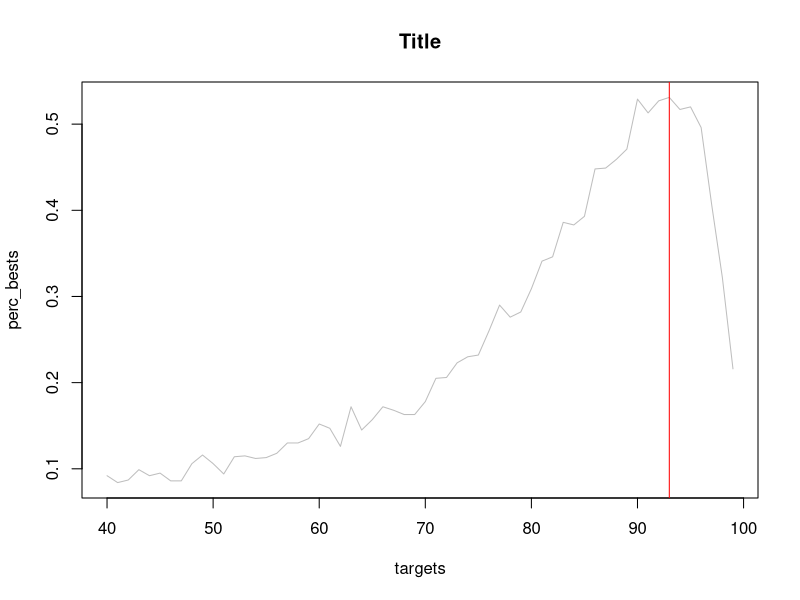

Reproduce this figure in R.
# The Interviewing Problem *or* Optimal Stopping

# A sequence of continuous random variables from the same distribution is observed
# one at a time. Immediately after observing one, we may stop and cash out with its value X.
# Or we may discard it and go on to the next one. We must stop by the end.

# GOAL: maximize chance of attaining the maximum output X_max from the given sequence.
# ALT GOAL: maximize our output X. (Is this strategy effectively the same?)
# 
# https://en.wikipedia.org/wiki/Secretary_problem

# First monte carlo GOAL (1)...

#' Return an enum of applicant scores with the given max and count
interview_stream <- function(max_score = 100, num_applicants = 20) {
    candidates <- runif(num_applicants, min = 0, max = max_score)
    #candidates <- sample.int(n = 100, size = 20, replace = F)
    #best <- which.max(candidates)
    return(candidates)
}

#' PARAMETERS
max_score      <- 100
num_applicants <- 20
iters          <- 1000

#' TEST
is_best <- function(scores, selection_idx) {
    return(selection_idx == which.max(scores))
}
    
#' STRATEGIES ----------------------
#' 
#' Select the first greater than X% of of the maximum, or the last
first_gt_X <- function(scores, target = 85) {
    idx <- which(scores > target)[1]
    idx <- ifelse(is.na(idx), num_applicants, idx)
    return(idx)
}

#' Discard first N/e, then pick first higher one
wait_n_ovr_e_until_marriage <- function(scores) {
    mx <- 0
    stop_idx <- round(num_applicants / exp(1))
    for (idx in 1:stop_idx) {
        next_score <- scores[idx]
        if (next_score > mx) {
            mx <- next_score
        }
    }
    selected_idx <- -1
    for (idx in (stop_idx+1):length(scores)) {
        score <- scores[idx]
        if (score > mx) {
            return(idx)
        }
    }
    return(length(scores))
}

## ## ## ## ## ## ## ## ## ## ## ## ## ## ## ## ##

#' Get the proportion of successes with the given strategy
#' Additional parameters to the input strategy function may be passed in ...
percent_best <- function(strat = first_gt_X, ...) {
    attempts <- c()
    for (i in 1:iters) {
        scores <- interview_stream(max_score, num_applicants)
        attempt <- is_best(scores, strat(scores, ...))
        attempts <- c(attempts, attempt)
    }
    return(sum(attempts)/iters)
}

# Plot success rate against target
targets <- 40:99
perc_bests <- c()
for (target in targets) {
    scores <- interview_stream(max_score, num_applicants)
    perc_bests <- c(perc_bests, percent_best(first_gt_X, target))
}
plot(targets, perc_bests, main="Title", type="l", col='grey')
abline(v = targets[which.max(perc_bests)], col='red')


